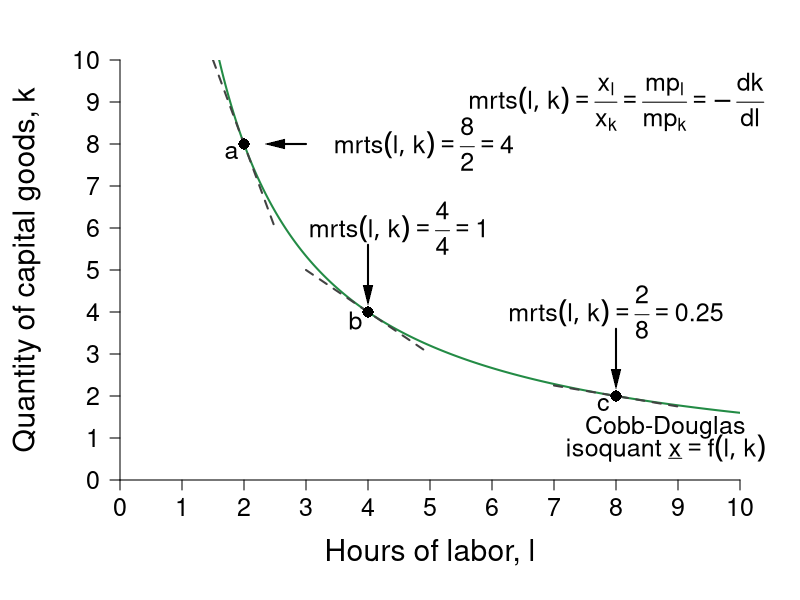

Generate this figure with R:
#Graph Designer: Simon Halliday
#Authors: Bowles, Foley and Halliday
#Title: Coordination, Conflict and Competition: A Text in Microeconomics

library(shape)
pdf(file = "specprodexch/isoquant_trs.pdf", width = 7, height = 7)

#Set parameters for graphics
pointsize <- 1.8
axislabelsize <- 1.8
labelsize <- 1.5
namesize <- 1.8
annotatesize <- 1.5
graphlinewidth <- 2
segmentlinewidth <- 1.5


COL <- c("#7fc97f", "#beaed4", "#fdc086", "#ffff99", "#386cb0", "#f0027f", "#bf5b17", "#666666")
COLA <- c("#e0f3db", "#99d8c9","#66c2a4","#41ae76", "#238b45", "#005824")
COLB <- c("#c6dbef", "#4eb3d3", "#2b8cbe", "#0868ac","#084081")

#Edited the margins to cater for the larger LHS labels
par(mar =  c(6, 6, 3, 3))

uFn <- function(x, y, alpha = 0.5){
  (x^alpha)*(y^(1 - alpha))
}

indiffA <- function(x, alpha = 0.5, uA = 5) {
  (uA / x^alpha)^(1/(1 - alpha))
}

trsline <- function(x, constant = 10, slope = 4){
  constant - (slope)*x
}

xlims <- c(0, 10)
ylims <- c(0, 10)

npts <- 501 
x <- seq(xlims[1], xlims[2], length.out = npts)
y <- seq(ylims[1], ylims[2], length.out = npts) 
a <- c(2, 4, 6)

plot(0, 0, xlim = xlims, ylim = ylims, type = "n",
     xlab = expression(paste("")),
     ylab = expression(paste("")), 
     xaxt = "n", 
     yaxt = "n", 
     cex.lab = axislabelsize, 
     bty = "n", 
     xaxs = "i", 
     yaxs = "i"
)


ticksy <- seq(from = 0, to = ylims[2], by = 1)
ylabels <- seq(from = 0, to = ylims[2], by = 1)
ticksx <- seq(from = 0, to = xlims[2], by = 1)
xlabels <- seq(from = 0, to = xlims[2], by = 1)

axis(1, at = ticksx, pos = 0, labels = xlabels, cex.axis = labelsize)
axis(2, at = ticksy, pos = 0, labels = ylabels, las = 1, cex.axis = labelsize)

npts <- 500 
xx1 <- seq(xlims[1], xlims[2], length.out = npts)
xx2 <- seq(0, xlims[2], length.out = npts)
xx3 <- seq(1.5, 2.5, length.out = npts)
xx4 <- seq(3, 5, length.out = npts)
xx5 <- seq(7, 9, length.out = npts)

#Draw the graphs
lines(xx1, indiffA(xx1, alpha = 0.5, uA = 4), col = COLA[5], lwd = graphlinewidth)
lines(xx3, trsline(xx3, constant = 16), col = "grey26", lty = 2, lwd = graphlinewidth)
lines(xx4, trsline(xx4, constant = 8, slope = 1), col = "grey26", lty = 2, lwd = graphlinewidth)
lines(xx5, trsline(xx5, constant = 4, slope = 0.25), col = "grey26", lty = 2, lwd = graphlinewidth)

#Axis labels
mtext(expression(paste("Hours of labor, ", l)), side = 1, line = 3.5, cex = axislabelsize)
text(-1.5, 5, expression(paste("Quantity of capital goods, ", k)), xpd = TRUE, cex = axislabelsize, srt = 90) 

#Label the indifference curves
text(8.8, 1.25, expression("Cobb-Douglas"), cex = labelsize, xpd = TRUE)
text(8.8, 0.75, expression(paste("isoquant ", underline(x) ==f(l,k))), cex = labelsize, xpd = TRUE)

text(8, 4, expression(paste(mrts(l,k) == frac(2,8), phantom() == 0.25)), cex = labelsize, xpd = TRUE)
Arrows(8, 3.6, 8, 2.4, col = "black", lty = 1, lwd = 2, arr.type = "triangle", arr.lwd = 0.5)

text(4.5, 6, expression(paste(mrts(l,k) == frac(4,4), phantom()==1)), cex = labelsize)
Arrows(4, 5.6, 4, 4.4, col = "black", lty = 1, lwd = 2, arr.type = "triangle", arr.lwd = 0.5)

text(4.9, 8, expression(paste(mrts(l,k) == frac(8,2), phantom() == 4)), cex = labelsize)
Arrows(3, 8, 2.5, 8, col = "black", lty = 1, lwd = 2, arr.type = "triangle", arr.lwd = 0.5)


#Label feasible and infeasible
text(8, 9, expression(paste(mrts(l,k) == frac(x[l], x[k]), phantom() == frac(mp[l], mp[k]), phantom() == -frac(dk,dl))), cex = labelsize, xpd = TRUE)


#Annotate points (4,4),(2,8),(8,2) on feasibility frontier
text(3.8, 3.8, expression(paste(b)), cex = labelsize)
points(4, 4, pch = 16, col = "black", cex = 1.5)

text(1.8, 7.8, expression(paste(a)), cex = labelsize)
points(2, 8, pch = 16, col = "black", cex = 1.5)

text(7.8, 1.8, expression(paste(c)), cex = labelsize)
points(8, 2, pch = 16, col = "black", cex = 1.5)


dev.off()
